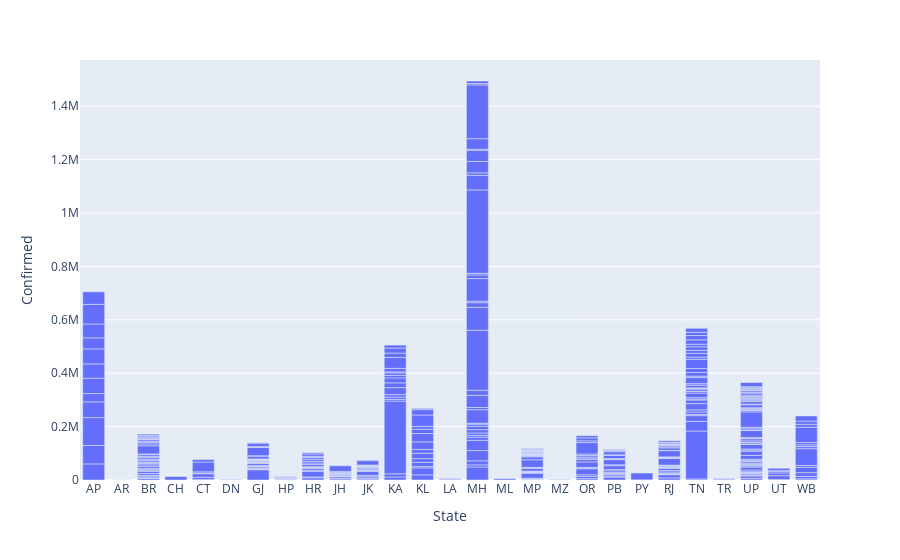

Here is the notebook cell this chart was saved with:
### Markdown cell above
### Lets visualize a few things before we jump to regression

1. confirmed cases of each state
2. Projected Population density of each state on 2020
3. Projected Urban, rural.
4. And various projected age groups

### Code cell
#1. Confirmed cases of each group
fig = px.bar(
    data, x = 'State', y = 'Confirmed')
fig.show()

### Figure 1 — Plotly figure (JSON) as saved in the notebook; plotly's stock layout.template omitted (floating-point values rounded to 4 significant figures; data arrays with more than 128 entries replaced by an {"elided": "..."} marker saying what was removed)
{"data": [{"alignmentgroup": "True", "hovertemplate": "State=%{x}<br>Confirmed=%{y}<extra></extra>", "legendgroup": "", "marker": {"color": "#636efa"}, "name": "", "offsetgroup": "", "orientation": "v", "showlegend": false, "textposition": "auto", "type": "bar", "x": {"elided": "414 str values"}, "xaxis": "x", "y": {"elided": "414 int values"}, "yaxis": "y"}], "layout": {"barmode": "relative", "legend": {"tracegroupgap": 0}, "margin": {"t": 60}, "xaxis": {"anchor": "y", "domain": [0, 1], "title": {"text": "State"}}, "yaxis": {"anchor": "x", "domain": [0, 1], "title": {"text": "Confirmed"}}}}
